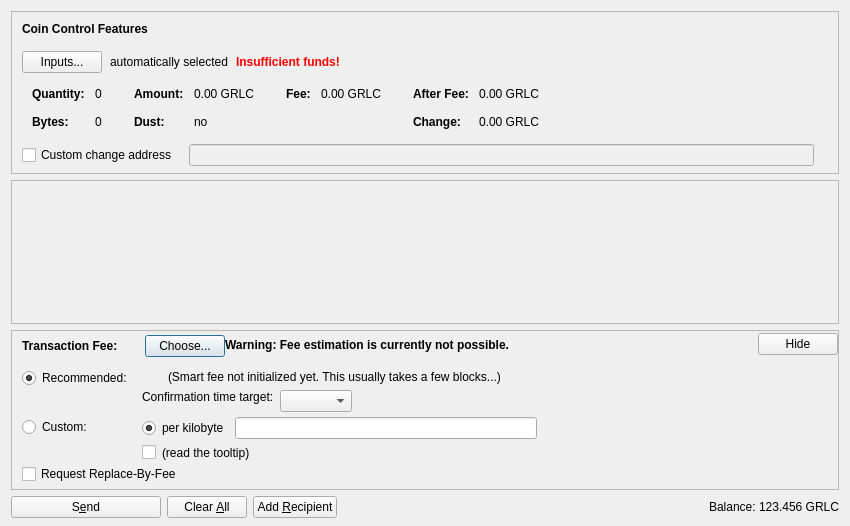
<?xml version="1.0" encoding="UTF-8"?>
<ui version="4.0">
 <class>SendCoinsDialog</class>
 <widget class="QDialog" name="SendCoinsDialog">
  <property name="geometry">
   <rect>
    <x>0</x>
    <y>0</y>
    <width>850</width>
    <height>526</height>
   </rect>
  </property>
  <property name="windowTitle">
   <string>Send Coins</string>
  </property>
  <layout class="QVBoxLayout" name="verticalLayout" stretch="0,1,0,0">
   <property name="bottomMargin">
    <number>8</number>
   </property>
   <item>
    <widget class="QFrame" name="frameCoinControl">
     <property name="sizePolicy">
      <sizepolicy hsizetype="Expanding" vsizetype="Expanding">
       <horstretch>0</horstretch>
       <verstretch>0</verstretch>
      </sizepolicy>
     </property>
     <property name="maximumSize">
      <size>
       <width>16777215</width>
       <height>16777215</height>
      </size>
     </property>
     <property name="frameShape">
      <enum>QFrame::StyledPanel</enum>
     </property>
     <property name="frameShadow">
      <enum>QFrame::Sunken</enum>
     </property>
     <layout class="QVBoxLayout" name="verticalLayoutCoinControl2">
      <property name="spacing">
       <number>0</number>
      </property>
      <property name="leftMargin">
       <number>0</number>
      </property>
      <property name="topMargin">
       <number>0</number>
      </property>
      <property name="rightMargin">
       <number>0</number>
      </property>
      <property name="bottomMargin">
       <number>6</number>
      </property>
      <item>
       <layout class="QVBoxLayout" name="verticalLayoutCoinControl" stretch="0,0,0,0,1">
        <property name="spacing">
         <number>0</number>
        </property>
        <property name="leftMargin">
         <number>10</number>
        </property>
        <property name="topMargin">
         <number>10</number>
        </property>
        <item>
         <layout class="QHBoxLayout" name="horizontalLayoutCoinControl1">
          <property name="bottomMargin">
           <number>15</number>
          </property>
          <item>
           <widget class="QLabel" name="labelCoinControlFeatures">
            <property name="sizePolicy">
             <sizepolicy hsizetype="Preferred" vsizetype="Maximum">
              <horstretch>0</horstretch>
              <verstretch>0</verstretch>
             </sizepolicy>
            </property>
            <property name="font">
             <font>
              <weight>75</weight>
              <bold>true</bold>
             </font>
            </property>
            <property name="styleSheet">
             <string notr="true">font-weight:bold;</string>
            </property>
            <property name="text">
             <string>Coin Control Features</string>
            </property>
           </widget>
          </item>
         </layout>
        </item>
        <item>
         <layout class="QHBoxLayout" name="horizontalLayoutCoinControl2" stretch="0,0,0,0">
          <property name="spacing">
           <number>8</number>
          </property>
          <property name="bottomMargin">
           <number>10</number>
          </property>
          <item>
           <widget class="QPushButton" name="pushButtonCoinControl">
            <property name="styleSheet">
             <string notr="true"/>
            </property>
            <property name="text">
             <string>Inputs...</string>
            </property>
            <property name="autoDefault">
             <bool>false</bool>
            </property>
           </widget>
          </item>
          <item>
           <widget class="QLabel" name="labelCoinControlAutomaticallySelected">
            <property name="text">
             <string>automatically selected</string>
            </property>
            <property name="margin">
             <number>5</number>
            </property>
           </widget>
          </item>
          <item>
           <widget class="QLabel" name="labelCoinControlInsuffFunds">
            <property name="font">
             <font>
              <weight>75</weight>
              <bold>true</bold>
             </font>
            </property>
            <property name="styleSheet">
             <string notr="true">color:red;font-weight:bold;</string>
            </property>
            <property name="text">
             <string>Insufficient funds!</string>
            </property>
            <property name="margin">
             <number>5</number>
            </property>
           </widget>
          </item>
          <item>
           <spacer name="horizontalSpacerCoinControl">
            <property name="orientation">
             <enum>Qt::Horizontal</enum>
            </property>
            <property name="sizeHint" stdset="0">
             <size>
              <width>40</width>
              <height>1</height>
             </size>
            </property>
           </spacer>
          </item>
         </layout>
        </item>
        <item>
         <widget class="QWidget" name="widgetCoinControl" native="true">
          <property name="sizePolicy">
           <sizepolicy hsizetype="Preferred" vsizetype="Preferred">
            <horstretch>0</horstretch>
            <verstretch>0</verstretch>
           </sizepolicy>
          </property>
          <property name="minimumSize">
           <size>
            <width>0</width>
            <height>0</height>
           </size>
          </property>
          <property name="styleSheet">
           <string notr="true"/>
          </property>
          <layout class="QHBoxLayout" name="horizontalLayoutCoinControl5">
           <property name="leftMargin">
            <number>0</number>
           </property>
           <property name="topMargin">
            <number>0</number>
           </property>
           <property name="rightMargin">
            <number>0</number>
           </property>
           <property name="bottomMargin">
            <number>0</number>
           </property>
           <item>
            <layout class="QHBoxLayout" name="horizontalLayoutCoinControl3" stretch="0,0,0,1">
             <property name="spacing">
              <number>20</number>
             </property>
             <property name="topMargin">
              <number>0</number>
             </property>
             <property name="bottomMargin">
              <number>10</number>
             </property>
             <item>
              <layout class="QFormLayout" name="formLayoutCoinControl1">
               <property name="horizontalSpacing">
                <number>10</number>
               </property>
               <property name="verticalSpacing">
                <number>14</number>
               </property>
               <property name="leftMargin">
                <number>10</number>
               </property>
               <property name="topMargin">
                <number>4</number>
               </property>
               <property name="rightMargin">
                <number>6</number>
               </property>
               <item row="0" column="0">
                <widget class="QLabel" name="labelCoinControlQuantityText">
                 <property name="font">
                  <font>
                   <weight>75</weight>
                   <bold>true</bold>
                  </font>
                 </property>
                 <property name="text">
                  <string>Quantity:</string>
                 </property>
                 <property name="margin">
                  <number>0</number>
                 </property>
                </widget>
               </item>
               <item row="0" column="1">
                <widget class="QLabel" name="labelCoinControlQuantity">
                 <property name="cursor">
                  <cursorShape>IBeamCursor</cursorShape>
                 </property>
                 <property name="contextMenuPolicy">
                  <enum>Qt::ActionsContextMenu</enum>
                 </property>
                 <property name="text">
                  <string notr="true">0</string>
                 </property>
                 <property name="margin">
                  <number>0</number>
                 </property>
                 <property name="textInteractionFlags">
                  <set>Qt::LinksAccessibleByMouse|Qt::TextSelectableByKeyboard|Qt::TextSelectableByMouse</set>
                 </property>
                </widget>
               </item>
               <item row="1" column="0">
                <widget class="QLabel" name="labelCoinControlBytesText">
                 <property name="font">
                  <font>
                   <weight>75</weight>
                   <bold>true</bold>
                  </font>
                 </property>
                 <property name="text">
                  <string>Bytes:</string>
                 </property>
                </widget>
               </item>
               <item row="1" column="1">
                <widget class="QLabel" name="labelCoinControlBytes">
                 <property name="cursor">
                  <cursorShape>IBeamCursor</cursorShape>
                 </property>
                 <property name="contextMenuPolicy">
                  <enum>Qt::ActionsContextMenu</enum>
                 </property>
                 <property name="text">
                  <string notr="true">0</string>
                 </property>
                 <property name="textInteractionFlags">
                  <set>Qt::LinksAccessibleByMouse|Qt::TextSelectableByKeyboard|Qt::TextSelectableByMouse</set>
                 </property>
                </widget>
               </item>
              </layout>
             </item>
             <item>
              <layout class="QFormLayout" name="formLayoutCoinControl2">
               <property name="horizontalSpacing">
                <number>10</number>
               </property>
               <property name="verticalSpacing">
                <number>14</number>
               </property>
               <property name="leftMargin">
                <number>6</number>
               </property>
               <property name="topMargin">
                <number>4</number>
               </property>
               <property name="rightMargin">
                <number>6</number>
               </property>
               <item row="0" column="0">
                <widget class="QLabel" name="labelCoinControlAmountText">
                 <property name="font">
                  <font>
                   <weight>75</weight>
                   <bold>true</bold>
                  </font>
                 </property>
                 <property name="text">
                  <string>Amount:</string>
                 </property>
                 <property name="margin">
                  <number>0</number>
                 </property>
                </widget>
               </item>
               <item row="0" column="1">
                <widget class="QLabel" name="labelCoinControlAmount">
                 <property name="cursor">
                  <cursorShape>IBeamCursor</cursorShape>
                 </property>
                 <property name="contextMenuPolicy">
                  <enum>Qt::ActionsContextMenu</enum>
                 </property>
                 <property name="text">
                  <string notr="true">0.00 GRLC</string>
                 </property>
                 <property name="textInteractionFlags">
                  <set>Qt::LinksAccessibleByMouse|Qt::TextSelectableByKeyboard|Qt::TextSelectableByMouse</set>
                 </property>
                </widget>
               </item>
               <item row="1" column="0">
                <widget class="QLabel" name="labelCoinControlLowOutputText">
                 <property name="font">
                  <font>
                   <weight>75</weight>
                   <bold>true</bold>
                  </font>
                 </property>
                 <property name="text">
                  <string>Dust:</string>
                 </property>
                </widget>
               </item>
               <item row="1" column="1">
                <widget class="QLabel" name="labelCoinControlLowOutput">
                 <property name="cursor">
                  <cursorShape>IBeamCursor</cursorShape>
                 </property>
                 <property name="contextMenuPolicy">
                  <enum>Qt::ActionsContextMenu</enum>
                 </property>
                 <property name="text">
                  <string notr="true">no</string>
                 </property>
                 <property name="textInteractionFlags">
                  <set>Qt::LinksAccessibleByMouse|Qt::TextSelectableByKeyboard|Qt::TextSelectableByMouse</set>
                 </property>
                </widget>
               </item>
              </layout>
             </item>
             <item>
              <layout class="QFormLayout" name="formLayoutCoinControl3">
               <property name="horizontalSpacing">
                <number>10</number>
               </property>
               <property name="verticalSpacing">
                <number>14</number>
               </property>
               <property name="leftMargin">
                <number>6</number>
               </property>
               <property name="topMargin">
                <number>4</number>
               </property>
               <property name="rightMargin">
                <number>6</number>
               </property>
               <item row="0" column="0">
                <widget class="QLabel" name="labelCoinControlFeeText">
                 <property name="font">
                  <font>
                   <weight>75</weight>
                   <bold>true</bold>
                  </font>
                 </property>
                 <property name="text">
                  <string>Fee:</string>
                 </property>
                 <property name="margin">
                  <number>0</number>
                 </property>
                </widget>
               </item>
               <item row="0" column="1">
                <widget class="QLabel" name="labelCoinControlFee">
                 <property name="cursor">
                  <cursorShape>IBeamCursor</cursorShape>
                 </property>
                 <property name="contextMenuPolicy">
                  <enum>Qt::ActionsContextMenu</enum>
                 </property>
                 <property name="text">
                  <string notr="true">0.00 GRLC</string>
                 </property>
                 <property name="textInteractionFlags">
                  <set>Qt::LinksAccessibleByMouse|Qt::TextSelectableByKeyboard|Qt::TextSelectableByMouse</set>
                 </property>
                </widget>
               </item>
              </layout>
             </item>
             <item>
              <layout class="QFormLayout" name="formLayoutCoinControl4">
               <property name="horizontalSpacing">
                <number>10</number>
               </property>
               <property name="verticalSpacing">
                <number>14</number>
               </property>
               <property name="leftMargin">
                <number>6</number>
               </property>
               <property name="topMargin">
                <number>4</number>
               </property>
               <property name="rightMargin">
                <number>6</number>
               </property>
               <item row="0" column="0">
                <widget class="QLabel" name="labelCoinControlAfterFeeText">
                 <property name="font">
                  <font>
                   <weight>75</weight>
                   <bold>true</bold>
                  </font>
                 </property>
                 <property name="text">
                  <string>After Fee:</string>
                 </property>
                 <property name="margin">
                  <number>0</number>
                 </property>
                </widget>
               </item>
               <item row="0" column="1">
                <widget class="QLabel" name="labelCoinControlAfterFee">
                 <property name="cursor">
                  <cursorShape>IBeamCursor</cursorShape>
                 </property>
                 <property name="contextMenuPolicy">
                  <enum>Qt::ActionsContextMenu</enum>
                 </property>
                 <property name="text">
                  <string notr="true">0.00 GRLC</string>
                 </property>
                 <property name="textInteractionFlags">
                  <set>Qt::LinksAccessibleByMouse|Qt::TextSelectableByKeyboard|Qt::TextSelectableByMouse</set>
                 </property>
                </widget>
               </item>
               <item row="1" column="0">
                <widget class="QLabel" name="labelCoinControlChangeText">
                 <property name="font">
                  <font>
                   <weight>75</weight>
                   <bold>true</bold>
                  </font>
                 </property>
                 <property name="text">
                  <string>Change:</string>
                 </property>
                </widget>
               </item>
               <item row="1" column="1">
                <widget class="QLabel" name="labelCoinControlChange">
                 <property name="cursor">
                  <cursorShape>IBeamCursor</cursorShape>
                 </property>
                 <property name="contextMenuPolicy">
                  <enum>Qt::ActionsContextMenu</enum>
                 </property>
                 <property name="text">
                  <string notr="true">0.00 GRLC</string>
                 </property>
                 <property name="textInteractionFlags">
                  <set>Qt::LinksAccessibleByMouse|Qt::TextSelectableByKeyboard|Qt::TextSelectableByMouse</set>
                 </property>
                </widget>
               </item>
              </layout>
             </item>
            </layout>
           </item>
          </layout>
         </widget>
        </item>
        <item>
         <layout class="QHBoxLayout" name="horizontalLayoutCoinControl4" stretch="0,0,0">
          <property name="spacing">
           <number>12</number>
          </property>
          <property name="sizeConstraint">
           <enum>QLayout::SetDefaultConstraint</enum>
          </property>
          <property name="topMargin">
           <number>5</number>
          </property>
          <property name="rightMargin">
           <number>5</number>
          </property>
          <item>
           <widget class="QCheckBox" name="checkBoxCoinControlChange">
            <property name="toolTip">
             <string>If this is activated, but the change address is empty or invalid, change will be sent to a newly generated address.</string>
            </property>
            <property name="text">
             <string>Custom change address</string>
            </property>
           </widget>
          </item>
          <item>
           <widget class="QValidatedLineEdit" name="lineEditCoinControlChange">
            <property name="enabled">
             <bool>false</bool>
            </property>
            <property name="sizePolicy">
             <sizepolicy hsizetype="Expanding" vsizetype="Fixed">
              <horstretch>0</horstretch>
              <verstretch>0</verstretch>
             </sizepolicy>
            </property>
           </widget>
          </item>
          <item>
           <widget class="QLabel" name="labelCoinControlChangeLabel">
            <property name="sizePolicy">
             <sizepolicy hsizetype="Preferred" vsizetype="Expanding">
              <horstretch>0</horstretch>
              <verstretch>0</verstretch>
             </sizepolicy>
            </property>
            <property name="minimumSize">
             <size>
              <width>0</width>
              <height>0</height>
             </size>
            </property>
            <property name="text">
             <string/>
            </property>
            <property name="margin">
             <number>3</number>
            </property>
           </widget>
          </item>
         </layout>
        </item>
        <item>
         <spacer name="verticalSpacerCoinControl">
          <property name="orientation">
           <enum>Qt::Vertical</enum>
          </property>
          <property name="sizeHint" stdset="0">
           <size>
            <width>800</width>
            <height>1</height>
           </size>
          </property>
         </spacer>
        </item>
       </layout>
      </item>
     </layout>
    </widget>
   </item>
   <item>
    <widget class="QScrollArea" name="scrollArea">
     <property name="widgetResizable">
      <bool>true</bool>
     </property>
     <widget class="QWidget" name="scrollAreaWidgetContents">
      <property name="geometry">
       <rect>
        <x>0</x>
        <y>0</y>
        <width>830</width>
        <height>104</height>
       </rect>
      </property>
      <layout class="QVBoxLayout" name="verticalLayout_2" stretch="0,1">
       <property name="leftMargin">
        <number>0</number>
       </property>
       <property name="topMargin">
        <number>0</number>
       </property>
       <property name="rightMargin">
        <number>0</number>
       </property>
       <property name="bottomMargin">
        <number>0</number>
       </property>
       <item>
        <layout class="QVBoxLayout" name="entries">
         <property name="spacing">
          <number>6</number>
         </property>
        </layout>
       </item>
       <item>
        <spacer name="verticalSpacer">
         <property name="orientation">
          <enum>Qt::Vertical</enum>
         </property>
         <property name="sizeHint" stdset="0">
          <size>
           <width>20</width>
           <height>40</height>
          </size>
         </property>
        </spacer>
       </item>
      </layout>
     </widget>
    </widget>
   </item>
   <item>
    <widget class="QFrame" name="frameFee">
     <property name="sizePolicy">
      <sizepolicy hsizetype="Expanding" vsizetype="Expanding">
       <horstretch>0</horstretch>
       <verstretch>0</verstretch>
      </sizepolicy>
     </property>
     <property name="maximumSize">
      <size>
       <width>16777215</width>
       <height>16777215</height>
      </size>
     </property>
     <property name="frameShape">
      <enum>QFrame::StyledPanel</enum>
     </property>
     <property name="frameShadow">
      <enum>QFrame::Sunken</enum>
     </property>
     <layout class="QVBoxLayout" name="verticalLayoutFee1">
      <property name="spacing">
       <number>0</number>
      </property>
      <property name="leftMargin">
       <number>0</number>
      </property>
      <property name="topMargin">
       <number>0</number>
      </property>
      <property name="rightMargin">
       <number>0</number>
      </property>
      <property name="bottomMargin">
       <number>0</number>
      </property>
      <item>
       <layout class="QVBoxLayout" name="verticalLayoutFee2" stretch="0,0,0">
        <property name="spacing">
         <number>0</number>
        </property>
        <property name="leftMargin">
         <number>10</number>
        </property>
        <property name="topMargin">
         <number>0</number>
        </property>
        <item>
         <layout class="QHBoxLayout" name="horizontalLayoutFee1">
          <property name="bottomMargin">
           <number>0</number>
          </property>
          <item>
           <layout class="QVBoxLayout" name="verticalLayoutFee7">
            <property name="spacing">
             <number>0</number>
            </property>
            <item>
             <spacer name="verticalSpacerSmartFee">
              <property name="orientation">
               <enum>Qt::Vertical</enum>
              </property>
              <property name="sizeType">
               <enum>QSizePolicy::Fixed</enum>
              </property>
              <property name="sizeHint" stdset="0">
               <size>
                <width>1</width>
                <height>4</height>
               </size>
              </property>
             </spacer>
            </item>
            <item>
             <layout class="QHBoxLayout" name="horizontalLayoutSmartFee">
              <property name="spacing">
               <number>10</number>
              </property>
              <item>
               <widget class="QLabel" name="labelFeeHeadline">
                <property name="sizePolicy">
                 <sizepolicy hsizetype="Preferred" vsizetype="Maximum">
                  <horstretch>0</horstretch>
                  <verstretch>0</verstretch>
                 </sizepolicy>
                </property>
                <property name="font">
                 <font>
                  <weight>75</weight>
                  <bold>true</bold>
                 </font>
                </property>
                <property name="styleSheet">
                 <string notr="true">font-weight:bold;</string>
                </property>
                <property name="text">
                 <string>Transaction Fee:</string>
                </property>
               </widget>
              </item>
              <item>
               <widget class="QLabel" name="labelFeeMinimized">
                <property name="text">
                 <string/>
                </property>
               </widget>
              </item>
              <item>
               <widget class="QPushButton" name="buttonChooseFee">
                <property name="text">
                 <string>Choose...</string>
                </property>
               </widget>
              </item>
             </layout>
            </item>
            <item>
             <spacer name="verticalSpacer_5">
              <property name="orientation">
               <enum>Qt::Vertical</enum>
              </property>
              <property name="sizeHint" stdset="0">
               <size>
                <width>1</width>
                <height>1</height>
               </size>
              </property>
             </spacer>
            </item>
           </layout>
          </item>
          <item>
           <widget class="QLabel" name="fallbackFeeWarningLabel">
            <property name="toolTip">
             <string>Using the fallbackfee can result in sending a transaction that will take several hours or days (or never) to confirm. Consider choosing your fee manually or wait until you have validated the complete chain.</string>
            </property>
            <property name="font">
            <font>
                <weight>75</weight>
                <bold>true</bold>
            </font>
            </property>
            <property name="text">
             <string>Warning: Fee estimation is currently not possible.</string>
            </property>
            <property name="wordWrap">
             <bool>false</bool>
            </property>
           </widget>
          </item>
          <item>
           <spacer name="horizontalSpacer_4">
            <property name="orientation">
             <enum>Qt::Horizontal</enum>
            </property>
            <property name="sizeType">
             <enum>QSizePolicy::MinimumExpanding</enum>
            </property>
            <property name="sizeHint" stdset="0">
             <size>
              <width>40</width>
              <height>20</height>
             </size>
            </property>
           </spacer>
          </item>
          <item>
           <widget class="QPushButton" name="buttonMinimizeFee">
            <property name="toolTip">
             <string>collapse fee-settings</string>
            </property>
            <property name="text">
             <string>Hide</string>
            </property>
           </widget>
          </item>
         </layout>
        </item>
        <item>
         <widget class="QFrame" name="frameFeeSelection">
          <layout class="QVBoxLayout" name="verticalLayoutFee12">
           <property name="spacing">
            <number>0</number>
           </property>
           <property name="leftMargin">
            <number>0</number>
           </property>
           <property name="topMargin">
            <number>0</number>
           </property>
           <property name="rightMargin">
            <number>0</number>
           </property>
           <property name="bottomMargin">
            <number>0</number>
           </property>
           <item>
            <layout class="QGridLayout" name="gridLayoutFee">
             <property name="topMargin">
              <number>10</number>
             </property>
             <property name="bottomMargin">
              <number>4</number>
             </property>
             <property name="horizontalSpacing">
              <number>10</number>
             </property>
             <property name="verticalSpacing">
              <number>4</number>
             </property>
             <item row="1" column="1">
              <layout class="QVBoxLayout" name="verticalLayoutFee8">
               <property name="spacing">
                <number>6</number>
               </property>
               <item>
                <layout class="QHBoxLayout" name="horizontalLayoutFee13">
                 <item>
                  <widget class="QRadioButton" name="radioCustomPerKilobyte">
                   <property name="toolTip">
                    <string>If the custom fee is set to 1000 satoshis and the transaction is only 250 bytes, then &quot;per kilobyte&quot; only pays 250 satoshis in fee, while &quot;total at least&quot; pays 1000 satoshis. For transactions bigger than a kilobyte both pay by kilobyte.</string>
                   </property>
                   <property name="text">
                    <string>per kilobyte</string>
                   </property>
                   <property name="checked">
                    <bool>true</bool>
                   </property>
                   <attribute name="buttonGroup">
                    <string notr="true">groupCustomFee</string>
                   </attribute>
                  </widget>
                 </item>
                 <item>
                  <widget class="BitcoinAmountField" name="customFee"/>
                 </item>
                 <item>
                  <spacer name="horizontalSpacer_6">
                   <property name="orientation">
                    <enum>Qt::Horizontal</enum>
                   </property>
                   <property name="sizeHint" stdset="0">
                    <size>
                     <width>1</width>
                     <height>1</height>
                    </size>
                   </property>
                  </spacer>
                 </item>
                </layout>
               </item>
               <item>
                <layout class="QHBoxLayout" name="horizontalLayoutFee8">
                 <item>
                  <widget class="QCheckBox" name="checkBoxMinimumFee">
                   <property name="toolTip">
                    <string>Paying only the minimum fee is just fine as long as there is less transaction volume than space in the blocks. But be aware that this can end up in a never confirming transaction once there is more demand for bacoin transactions than the network can process.</string>
                   </property>
                   <property name="text">
                    <string/>
                   </property>
                  </widget>
                 </item>
                 <item>
                  <widget class="QLabel" name="labelMinFeeWarning">
                   <property name="enabled">
                    <bool>true</bool>
                   </property>
                   <property name="toolTip">
                    <string>Paying only the minimum fee is just fine as long as there is less transaction volume than space in the blocks. But be aware that this can end up in a never confirming transaction once there is more demand for bacoin transactions than the network can process.</string>
                   </property>
                   <property name="text">
                    <string>(read the tooltip)</string>
                   </property>
                   <property name="margin">
                    <number>5</number>
                   </property>
                  </widget>
                 </item>
                 <item>
                  <spacer name="horizontalSpacer_2">
                   <property name="orientation">
                    <enum>Qt::Horizontal</enum>
                   </property>
                   <property name="sizeHint" stdset="0">
                    <size>
                     <width>1</width>
                     <height>1</height>
                    </size>
                   </property>
                  </spacer>
                 </item>
                </layout>
               </item>
              </layout>
             </item>
             <item row="0" column="0">
              <layout class="QVBoxLayout" name="verticalLayoutFee4" stretch="0,1">
               <item>
                <widget class="QRadioButton" name="radioSmartFee">
                 <property name="text">
                  <string>Recommended:</string>
                 </property>
                 <property name="checked">
                  <bool>true</bool>
                 </property>
                 <attribute name="buttonGroup">
                  <string notr="true">groupFee</string>
                 </attribute>
                </widget>
               </item>
               <item>
                <spacer name="verticalSpacer_2">
                 <property name="orientation">
                  <enum>Qt::Vertical</enum>
                 </property>
                 <property name="sizeHint" stdset="0">
                  <size>
                   <width>1</width>
                   <height>1</height>
                  </size>
                 </property>
                </spacer>
               </item>
              </layout>
             </item>
             <item row="1" column="0">
              <layout class="QVBoxLayout" name="verticalLayoutFee9" stretch="0,1">
               <item>
                <widget class="QRadioButton" name="radioCustomFee">
                 <property name="text">
                  <string>Custom:</string>
                 </property>
                 <attribute name="buttonGroup">
                  <string notr="true">groupFee</string>
                 </attribute>
                </widget>
               </item>
               <item>
                <spacer name="verticalSpacer_6">
                 <property name="orientation">
                  <enum>Qt::Vertical</enum>
                 </property>
                 <property name="sizeHint" stdset="0">
                  <size>
                   <width>1</width>
                   <height>1</height>
                  </size>
                 </property>
                </spacer>
               </item>
              </layout>
             </item>
             <item row="0" column="1">
              <layout class="QVBoxLayout" name="verticalLayoutFee3" stretch="0,0,1">
               <property name="spacing">
                <number>6</number>
               </property>
               <property name="topMargin">
                <number>2</number>
               </property>
               <item>
                <layout class="QHBoxLayout" name="horizontalLayoutFee12">
                 <item>
                  <widget class="QLabel" name="labelSmartFee">
                   <property name="text">
                    <string/>
                   </property>
                   <property name="margin">
                    <number>2</number>
                   </property>
                  </widget>
                 </item>
                 <item>
                  <widget class="QLabel" name="labelFeeEstimation">
                   <property name="text">
                    <string/>
                   </property>
                  </widget>
                 </item>
                 <item>
                  <widget class="QLabel" name="labelSmartFee2">
                   <property name="text">
                    <string>(Smart fee not initialized yet. This usually takes a few blocks...)</string>
                   </property>
                   <property name="margin">
                    <number>2</number>
                   </property>
                  </widget>
                 </item>
                 <item>
                  <spacer name="horizontalSpacer_5">
                   <property name="orientation">
                    <enum>Qt::Horizontal</enum>
                   </property>
                   <property name="sizeHint" stdset="0">
                    <size>
                     <width>1</width>
                     <height>1</height>
                    </size>
                   </property>
                  </spacer>
                 </item>
                </layout>
               </item>
               <item>
                <layout class="QHBoxLayout" name="horizontalLayoutFee9">
                 <item>
                  <layout class="QVBoxLayout" name="verticalLayoutFee6">
                   <item>
                    <widget class="QLabel" name="labelSmartFee3">
                     <property name="text">
                      <string>Confirmation time target:</string>
                     </property>
                     <property name="margin">
                      <number>2</number>
                     </property>
                    </widget>
                   </item>
                   <item>
                    <spacer name="verticalSpacer_3">
                     <property name="orientation">
                      <enum>Qt::Vertical</enum>
                     </property>
                     <property name="sizeHint" stdset="0">
                      <size>
                       <width>1</width>
                       <height>1</height>
                      </size>
                     </property>
                    </spacer>
                   </item>
                  </layout>
                 </item>
                 <item>
                  <layout class="QVBoxLayout" name="verticalLayoutFee5">
                   <property name="rightMargin">
                    <number>30</number>
                   </property>
                   <item>
                    <layout class="QHBoxLayout" name="horizontalLayoutConfTarget">
                     <property name="bottomMargin">
                      <number>0</number>
                     </property>
                     <item>
                      <widget class="QComboBox" name="confTargetSelector"/>
                     </item>
                     <item>
                      <spacer name="horizontalSpacerConfTarget">
                       <property name="orientation">
                        <enum>Qt::Horizontal</enum>
                       </property>
                       <property name="sizeHint" stdset="0">
                        <size>
                         <width>40</width>
                         <height>20</height>
                        </size>
                       </property>
                      </spacer>
                     </item>
                    </layout>
                   </item>
                  </layout>
                 </item>
                </layout>
               </item>
               <item>
                <spacer name="verticalSpacer_4">
                 <property name="orientation">
                  <enum>Qt::Vertical</enum>
                 </property>
                 <property name="sizeHint" stdset="0">
                  <size>
                   <width>1</width>
                   <height>1</height>
                  </size>
                 </property>
                </spacer>
               </item>
              </layout>
             </item>
            </layout>
           </item>
           <item>
            <widget class="QCheckBox" name="optInRBF">
             <property name="text">
              <string>Request Replace-By-Fee</string>
             </property>
             <property name="toolTip">
              <string>Indicates that the sender may wish to replace this transaction with a new one paying higher fees (prior to being confirmed).</string>
             </property>
            </widget>
           </item>
          </layout>
         </widget>
        </item>
        <item>
         <spacer name="verticalSpacerFee">
          <property name="orientation">
           <enum>Qt::Vertical</enum>
          </property>
          <property name="sizeHint" stdset="0">
           <size>
            <width>40</width>
            <height>5</height>
           </size>
          </property>
         </spacer>
        </item>
       </layout>
      </item>
     </layout>
    </widget>
   </item>
   <item>
    <layout class="QHBoxLayout" name="horizontalLayout">
     <item>
      <widget class="QPushButton" name="sendButton">
       <property name="minimumSize">
        <size>
         <width>150</width>
         <height>0</height>
        </size>
       </property>
       <property name="toolTip">
        <string>Confirm the send action</string>
       </property>
       <property name="text">
        <string>S&amp;end</string>
       </property>
       <property name="icon">
        <iconset resource="../bitcoin.qrc">
         <normaloff>:/icons/send</normaloff>:/icons/send</iconset>
       </property>
       <property name="autoDefault">
        <bool>false</bool>
       </property>
       <property name="default">
        <bool>false</bool>
       </property>
      </widget>
     </item>
     <item>
      <widget class="QPushButton" name="clearButton">
       <property name="sizePolicy">
        <sizepolicy hsizetype="Minimum" vsizetype="Fixed">
         <horstretch>0</horstretch>
         <verstretch>0</verstretch>
        </sizepolicy>
       </property>
       <property name="toolTip">
        <string>Clear all fields of the form.</string>
       </property>
       <property name="text">
        <string>Clear &amp;All</string>
       </property>
       <property name="icon">
        <iconset resource="../bitcoin.qrc">
         <normaloff>:/icons/remove</normaloff>:/icons/remove</iconset>
       </property>
       <property name="autoDefault">
        <bool>false</bool>
       </property>
      </widget>
     </item>
     <item>
      <widget class="QPushButton" name="addButton">
       <property name="toolTip">
        <string>Send to multiple recipients at once</string>
       </property>
       <property name="text">
        <string>Add &amp;Recipient</string>
       </property>
       <property name="icon">
        <iconset resource="../bitcoin.qrc">
         <normaloff>:/icons/add</normaloff>:/icons/add</iconset>
       </property>
       <property name="autoDefault">
        <bool>false</bool>
       </property>
      </widget>
     </item>
     <item>
      <spacer name="horizontalSpacer">
       <property name="orientation">
        <enum>Qt::Horizontal</enum>
       </property>
       <property name="sizeHint" stdset="0">
        <size>
         <width>40</width>
         <height>20</height>
        </size>
       </property>
      </spacer>
     </item>
     <item>
      <layout class="QHBoxLayout" name="horizontalLayout_2">
       <property name="spacing">
        <number>3</number>
       </property>
       <item>
        <widget class="QLabel" name="label">
         <property name="sizePolicy">
          <sizepolicy hsizetype="Preferred" vsizetype="Fixed">
           <horstretch>0</horstretch>
           <verstretch>0</verstretch>
          </sizepolicy>
         </property>
         <property name="text">
          <string>Balance:</string>
         </property>
        </widget>
       </item>
       <item>
        <widget class="QLabel" name="labelBalance">
         <property name="sizePolicy">
          <sizepolicy hsizetype="Preferred" vsizetype="Fixed">
           <horstretch>0</horstretch>
           <verstretch>0</verstretch>
          </sizepolicy>
         </property>
         <property name="cursor">
          <cursorShape>IBeamCursor</cursorShape>
         </property>
         <property name="text">
          <string notr="true">123.456 GRLC</string>
         </property>
         <property name="textInteractionFlags">
          <set>Qt::LinksAccessibleByMouse|Qt::TextSelectableByKeyboard|Qt::TextSelectableByMouse</set>
         </property>
        </widget>
       </item>
      </layout>
     </item>
    </layout>
   </item>
  </layout>
 </widget>
 <customwidgets>
  <customwidget>
   <class>QValidatedLineEdit</class>
   <extends>QLineEdit</extends>
   <header>qvalidatedlineedit.h</header>
  </customwidget>
  <customwidget>
   <class>BitcoinAmountField</class>
   <extends>QLineEdit</extends>
   <header>bitcoinamountfield.h</header>
   <container>1</container>
  </customwidget>
 </customwidgets>
 <resources>
  <include location="../bitcoin.qrc"/>
 </resources>
 <connections/>
 <buttongroups>
  <buttongroup name="groupFee"/>
  <buttongroup name="groupCustomFee"/>
 </buttongroups>
</ui>
